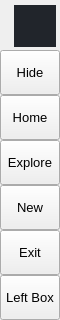
        <widget class="QFrame" name="leftMenuBg">
         <property name="minimumSize">
          <size>
           <width>60</width>
           <height>0</height>
          </size>
         </property>
         <property name="maximumSize">
          <size>
           <width>60</width>
           <height>16777215</height>
          </size>
         </property>
         <property name="frameShape">
          <enum>QFrame::NoFrame</enum>
         </property>
         <property name="frameShadow">
          <enum>QFrame::Raised</enum>
         </property>
         <layout class="QVBoxLayout" name="verticalLayout_3">
          <property name="spacing">
           <number>0</number>
          </property>
          <property name="leftMargin">
           <number>0</number>
          </property>
          <property name="topMargin">
           <number>0</number>
          </property>
          <property name="rightMargin">
           <number>0</number>
          </property>
          <property name="bottomMargin">
           <number>0</number>
          </property>
          <item>
           <widget class="QFrame" name="topLogoInfo">
            <property name="minimumSize">
             <size>
              <width>0</width>
              <height>50</height>
             </size>
            </property>
            <property name="maximumSize">
             <size>
              <width>16777215</width>
              <height>50</height>
             </size>
            </property>
            <property name="frameShape">
             <enum>QFrame::NoFrame</enum>
            </property>
            <property name="frameShadow">
             <enum>QFrame::Raised</enum>
            </property>
            <widget class="QFrame" name="topLogo">
             <property name="geometry">
              <rect>
               <x>14</x>
               <y>5</y>
               <width>42</width>
               <height>42</height>
              </rect>
             </property>
             <property name="minimumSize">
              <size>
               <width>42</width>
               <height>42</height>
              </size>
             </property>
             <property name="maximumSize">
              <size>
               <width>42</width>
               <height>42</height>
              </size>
             </property>
             <property name="styleSheet">
              <string notr="true">background-color: rgb(33, 37, 43);
background-image: url(:/icons/images/images/daisy.png);
background-position: centered;
background-repeat: no-repeat;</string>
             </property>
             <property name="frameShape">
              <enum>QFrame::NoFrame</enum>
             </property>
             <property name="frameShadow">
              <enum>QFrame::Raised</enum>
             </property>
            </widget>
            <widget class="QLabel" name="titleLeftApp">
             <property name="geometry">
              <rect>
               <x>70</x>
               <y>8</y>
               <width>160</width>
               <height>20</height>
              </rect>
             </property>
             <property name="font">
              <font>
               <family>Segoe UI Semibold</family>
               <pointsize>12</pointsize>
               <weight>7</weight>
               <italic>false</italic>
               <bold>false</bold>
              </font>
             </property>
             <property name="text">
              <string>Daisy</string>
             </property>
             <property name="alignment">
              <set>Qt::AlignLeading|Qt::AlignLeft|Qt::AlignTop</set>
             </property>
            </widget>
            <widget class="QLabel" name="titleLeftDescription">
             <property name="geometry">
              <rect>
               <x>70</x>
               <y>27</y>
               <width>160</width>
               <height>16</height>
              </rect>
             </property>
             <property name="maximumSize">
              <size>
               <width>16777215</width>
               <height>16</height>
              </size>
             </property>
             <property name="font">
              <font>
               <family>Segoe UI</family>
               <pointsize>8</pointsize>
               <weight>50</weight>
               <italic>false</italic>
               <bold>false</bold>
              </font>
             </property>
             <property name="text">
              <string>Wallpaper Engine</string>
             </property>
             <property name="alignment">
              <set>Qt::AlignLeading|Qt::AlignLeft|Qt::AlignTop</set>
             </property>
            </widget>
           </widget>
          </item>
          <item>
           <widget class="QFrame" name="leftMenuFrame">
            <property name="frameShape">
             <enum>QFrame::NoFrame</enum>
            </property>
            <property name="frameShadow">
             <enum>QFrame::Raised</enum>
            </property>
            <layout class="QVBoxLayout" name="verticalMenuLayout">
             <property name="spacing">
              <number>0</number>
             </property>
             <property name="leftMargin">
              <number>0</number>
             </property>
             <property name="topMargin">
              <number>0</number>
             </property>
             <property name="rightMargin">
              <number>0</number>
             </property>
             <property name="bottomMargin">
              <number>0</number>
             </property>
             <item>
              <widget class="QFrame" name="toggleBox">
               <property name="maximumSize">
                <size>
                 <width>16777215</width>
                 <height>45</height>
                </size>
               </property>
               <property name="frameShape">
                <enum>QFrame::NoFrame</enum>
               </property>
               <property name="frameShadow">
                <enum>QFrame::Raised</enum>
               </property>
               <layout class="QVBoxLayout" name="verticalLayout_4">
                <property name="spacing">
                 <number>0</number>
                </property>
                <property name="leftMargin">
                 <number>0</number>
                </property>
                <property name="topMargin">
                 <number>0</number>
                </property>
                <property name="rightMargin">
                 <number>0</number>
                </property>
                <property name="bottomMargin">
                 <number>0</number>
                </property>
                <item>
                 <widget class="QPushButton" name="toggleButton">
                  <property name="sizePolicy">
                   <sizepolicy hsizetype="Expanding" vsizetype="Fixed">
                    <horstretch>0</horstretch>
                    <verstretch>0</verstretch>
                   </sizepolicy>
                  </property>
                  <property name="minimumSize">
                   <size>
                    <width>0</width>
                    <height>45</height>
                   </size>
                  </property>
                  <property name="font">
                   <font>
                    <family>Segoe UI</family>
                    <pointsize>10</pointsize>
                    <weight>50</weight>
                    <italic>false</italic>
                    <bold>false</bold>
                   </font>
                  </property>
                  <property name="cursor">
                   <cursorShape>PointingHandCursor</cursorShape>
                  </property>
                  <property name="layoutDirection">
                   <enum>Qt::LeftToRight</enum>
                  </property>
                  <property name="styleSheet">
                   <string notr="true">background-image: url(:/icons/images/icons/icon_menu.png);</string>
                  </property>
                  <property name="text">
                   <string>Hide</string>
                  </property>
                 </widget>
                </item>
               </layout>
              </widget>
             </item>
             <item alignment="Qt::AlignTop">
              <widget class="QFrame" name="topMenu">
               <property name="frameShape">
                <enum>QFrame::NoFrame</enum>
               </property>
               <property name="frameShadow">
                <enum>QFrame::Raised</enum>
               </property>
               <layout class="QVBoxLayout" name="verticalLayout_8">
                <property name="spacing">
                 <number>0</number>
                </property>
                <property name="leftMargin">
                 <number>0</number>
                </property>
                <property name="topMargin">
                 <number>0</number>
                </property>
                <property name="rightMargin">
                 <number>0</number>
                </property>
                <property name="bottomMargin">
                 <number>0</number>
                </property>
                <item>
                 <widget class="QPushButton" name="btn_home">
                  <property name="sizePolicy">
                   <sizepolicy hsizetype="Expanding" vsizetype="Fixed">
                    <horstretch>0</horstretch>
                    <verstretch>0</verstretch>
                   </sizepolicy>
                  </property>
                  <property name="minimumSize">
                   <size>
                    <width>0</width>
                    <height>45</height>
                   </size>
                  </property>
                  <property name="font">
                   <font>
                    <family>Segoe UI</family>
                    <pointsize>10</pointsize>
                    <weight>50</weight>
                    <italic>false</italic>
                    <bold>false</bold>
                   </font>
                  </property>
                  <property name="cursor">
                   <cursorShape>PointingHandCursor</cursorShape>
                  </property>
                  <property name="layoutDirection">
                   <enum>Qt::LeftToRight</enum>
                  </property>
                  <property name="styleSheet">
                   <string notr="true">background-image: url(:/icons/images/icons/cil-home.png);</string>
                  </property>
                  <property name="text">
                   <string>Home</string>
                  </property>
                 </widget>
                </item>
                <item>
                 <widget class="QPushButton" name="btn_widgets">
                  <property name="sizePolicy">
                   <sizepolicy hsizetype="Expanding" vsizetype="Fixed">
                    <horstretch>0</horstretch>
                    <verstretch>0</verstretch>
                   </sizepolicy>
                  </property>
                  <property name="minimumSize">
                   <size>
                    <width>0</width>
                    <height>45</height>
                   </size>
                  </property>
                  <property name="font">
                   <font>
                    <family>Segoe UI</family>
                    <pointsize>10</pointsize>
                    <weight>50</weight>
                    <italic>false</italic>
                    <bold>false</bold>
                   </font>
                  </property>
                  <property name="cursor">
                   <cursorShape>PointingHandCursor</cursorShape>
                  </property>
                  <property name="layoutDirection">
                   <enum>Qt::LeftToRight</enum>
                  </property>
                  <property name="styleSheet">
                   <string notr="true">background-image: url(:/icons/images/icons/cil-find-in-page.png);</string>
                  </property>
                  <property name="text">
                   <string>Explore</string>
                  </property>
                 </widget>
                </item>
                <item>
                 <widget class="QPushButton" name="btn_new">
                  <property name="sizePolicy">
                   <sizepolicy hsizetype="Expanding" vsizetype="Fixed">
                    <horstretch>0</horstretch>
                    <verstretch>0</verstretch>
                   </sizepolicy>
                  </property>
                  <property name="minimumSize">
                   <size>
                    <width>0</width>
                    <height>45</height>
                   </size>
                  </property>
                  <property name="font">
                   <font>
                    <family>Segoe UI</family>
                    <pointsize>10</pointsize>
                    <weight>50</weight>
                    <italic>false</italic>
                    <bold>false</bold>
                   </font>
                  </property>
                  <property name="cursor">
                   <cursorShape>PointingHandCursor</cursorShape>
                  </property>
                  <property name="layoutDirection">
                   <enum>Qt::LeftToRight</enum>
                  </property>
                  <property name="styleSheet">
                   <string notr="true">background-image: url(:/icons/images/icons/cil-chat-bubble.png);</string>
                  </property>
                  <property name="text">
                   <string>New</string>
                  </property>
                 </widget>
                </item>
                <item>
                 <widget class="QPushButton" name="btn_exit">
                  <property name="sizePolicy">
                   <sizepolicy hsizetype="Expanding" vsizetype="Fixed">
                    <horstretch>0</horstretch>
                    <verstretch>0</verstretch>
                   </sizepolicy>
                  </property>
                  <property name="minimumSize">
                   <size>
                    <width>0</width>
                    <height>45</height>
                   </size>
                  </property>
                  <property name="font">
                   <font>
                    <family>Segoe UI</family>
                    <pointsize>10</pointsize>
                    <weight>50</weight>
                    <italic>false</italic>
                    <bold>false</bold>
                   </font>
                  </property>
                  <property name="cursor">
                   <cursorShape>PointingHandCursor</cursorShape>
                  </property>
                  <property name="layoutDirection">
                   <enum>Qt::LeftToRight</enum>
                  </property>
                  <property name="styleSheet">
                   <string notr="true">background-image: url(:/icons/images/icons/cil-x.png);</string>
                  </property>
                  <property name="text">
                   <string>Exit</string>
                  </property>
                 </widget>
                </item>
               </layout>
              </widget>
             </item>
             <item alignment="Qt::AlignBottom">
              <widget class="QFrame" name="bottomMenu">
               <property name="frameShape">
                <enum>QFrame::NoFrame</enum>
               </property>
               <property name="frameShadow">
                <enum>QFrame::Raised</enum>
               </property>
               <layout class="QVBoxLayout" name="verticalLayout_9">
                <property name="spacing">
                 <number>0</number>
                </property>
                <property name="leftMargin">
                 <number>0</number>
                </property>
                <property name="topMargin">
                 <number>0</number>
                </property>
                <property name="rightMargin">
                 <number>0</number>
                </property>
                <property name="bottomMargin">
                 <number>0</number>
                </property>
                <item>
                 <widget class="QPushButton" name="toggleLeftBox">
                  <property name="sizePolicy">
                   <sizepolicy hsizetype="Expanding" vsizetype="Fixed">
                    <horstretch>0</horstretch>
                    <verstretch>0</verstretch>
                   </sizepolicy>
                  </property>
                  <property name="minimumSize">
                   <size>
                    <width>0</width>
                    <height>45</height>
                   </size>
                  </property>
                  <property name="font">
                   <font>
                    <family>Segoe UI</family>
                    <pointsize>10</pointsize>
                    <weight>50</weight>
                    <italic>false</italic>
                    <bold>false</bold>
                   </font>
                  </property>
                  <property name="cursor">
                   <cursorShape>PointingHandCursor</cursorShape>
                  </property>
                  <property name="layoutDirection">
                   <enum>Qt::LeftToRight</enum>
                  </property>
                  <property name="styleSheet">
                   <string notr="true">background-image: url(:/icons/images/icons/icon_settings.png);</string>
                  </property>
                  <property name="text">
                   <string>Left Box</string>
                  </property>
                 </widget>
                </item>
               </layout>
              </widget>
             </item>
            </layout>
           </widget>
          </item>
         </layout>
        </widget>
